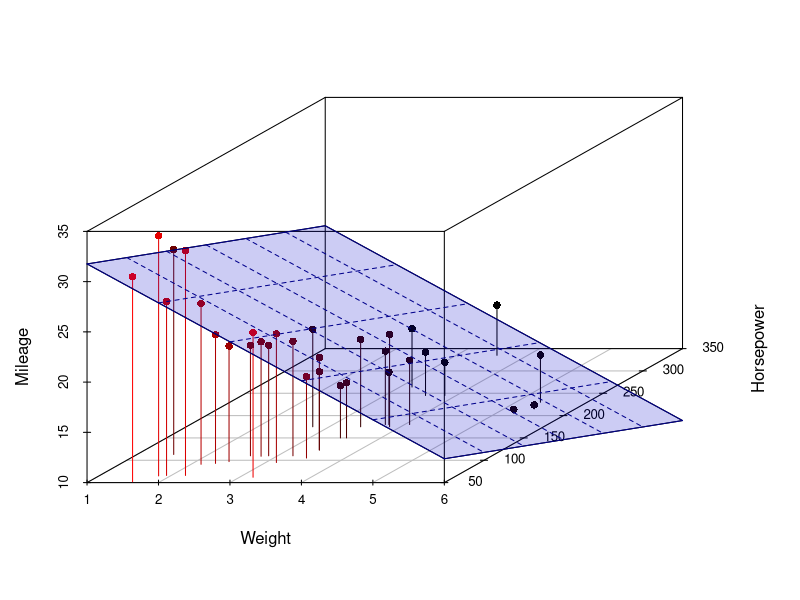

Write R code to recreate this figure. (Note: this script raises an error after producing the figure.)
## ---- chunk 1
fit <- lm(mpg ~ wt+hp, data=mtcars)
s3d <- scatterplot3d::scatterplot3d(mtcars$wt, mtcars$hp, mtcars$mpg, pch=16, highlight.3d=TRUE,
                    type="h", xlab="Weight", ylab="Horsepower", zlab="Mileage", main="")
s3d$plane3d(fit, lty.box="solid", col="darkblue", draw_polygon=TRUE, polygon_args=list(col=rgb(0,0,0.8,0.2)))
## ---- chunk 2
mtcarsModel01 <- lm(mpg~cyl+disp+hp++drat+wt+qsec+gear+carb, mtcars)
## ---- chunk 3
plot(fitted(mtcarsModel01),actuals(mtcarsModel01))
## ---- chunk 4
mtcarsModel02 <- alm(mpg~cyl+disp+hp++drat+wt+qsec+gear+carb, mtcars, loss="MSE")
plot(mtcarsModel02,1)
## ---- chunk 5
sigma(mtcarsModel02)
## ---- chunk 6
n <- nobs(mtcarsModel02)
mtcarsData$noise <- rnorm(n,0,10)
mtcarsModel02WithNoise <- alm(mpg~cyl+disp+hp++drat+wt+qsec+gear+carb+noise,
                                   mtcarsData, loss="MSE")
## ---- chunk 7
1 - sum(resid(mtcarsModel02WithNoise)^2) /
    (var(actuals(mtcarsModel02WithNoise))*(n-1))
## ---- chunk 8
1 - sum(resid(mtcarsModel02)^2) /
    (var(actuals(mtcarsModel02))*(n-1))
## ---- chunk 9
setNames(c(1 - sigma(mtcarsModel02)^2 / var(actuals(mtcarsModel02)),
           1 - sigma(mtcarsModel02WithNoise)^2 / var(actuals(mtcarsModel02WithNoise))),
         c("R^2-adj","R^2-adj, Noise"))
## ---- chunk 10
coef(mtcarsModel02)
